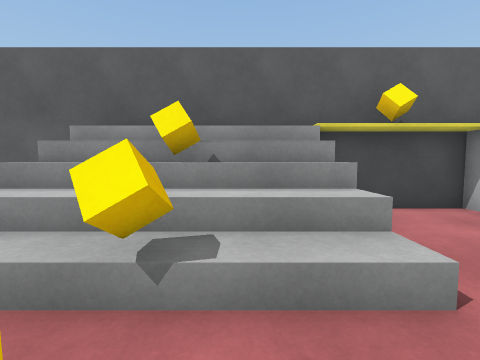
View 1 (above)

14 first-person views from a walk through a Unity game level. The camera is 1.2 m above the floor, tilts 4° down and sees 85° across. The floor is counted in squares, 1 m on a side. Each view is taken from the middle of a square. On the plan, view 1 faces up. The plan holds only what a view shows up to about 12 squares ahead; the rest is blank. The player is left out.

View 2
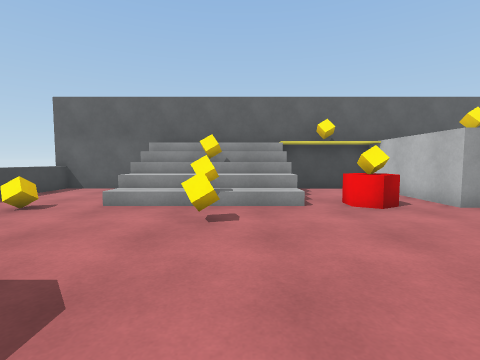

View 3
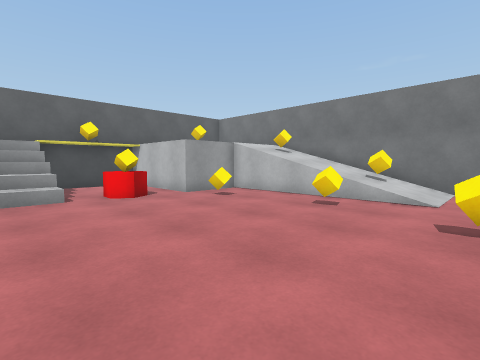

View 4
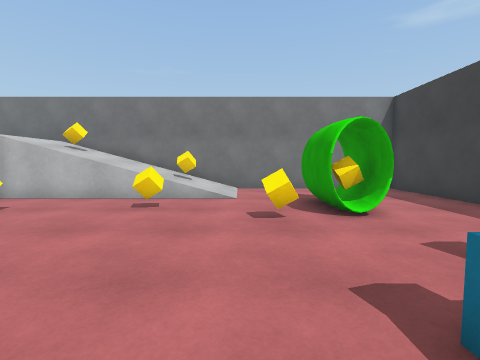

View 5
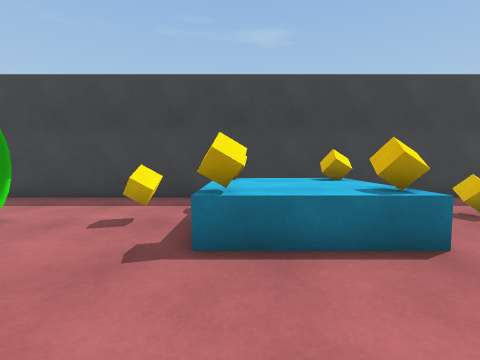

View 6
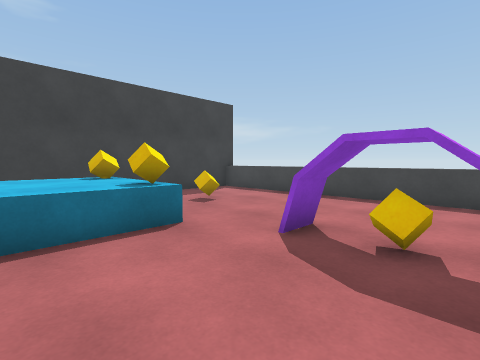

View 7
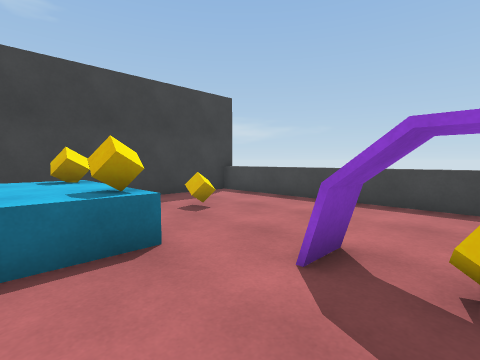

View 8
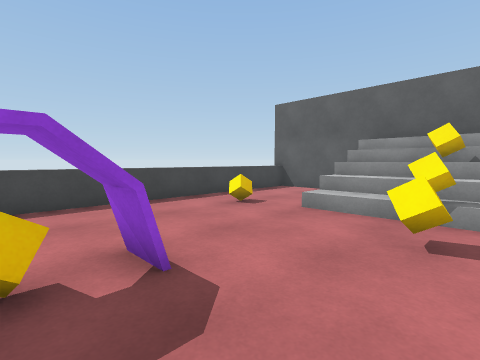

View 9
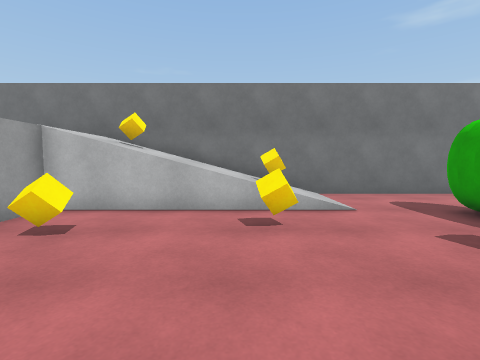

View 10
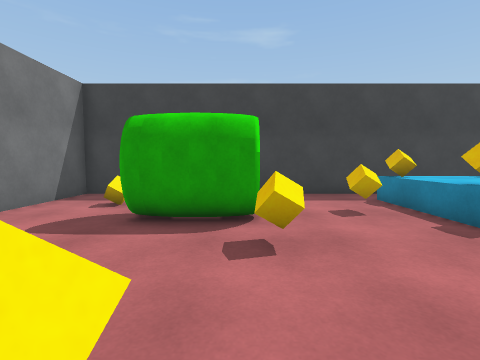

View 11
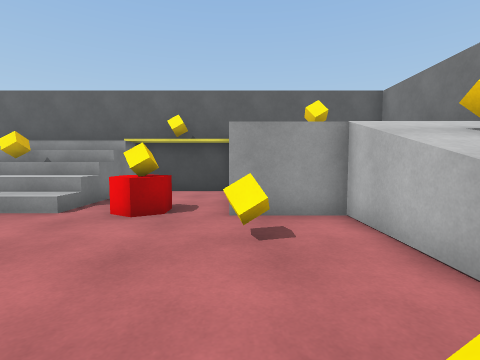

View 12
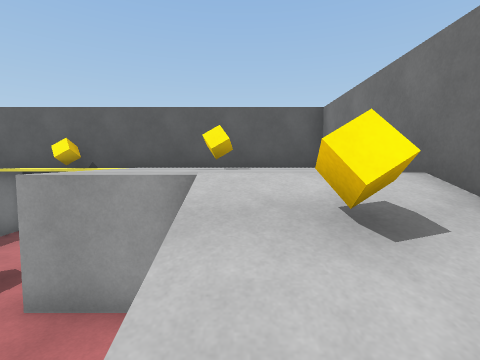

View 13
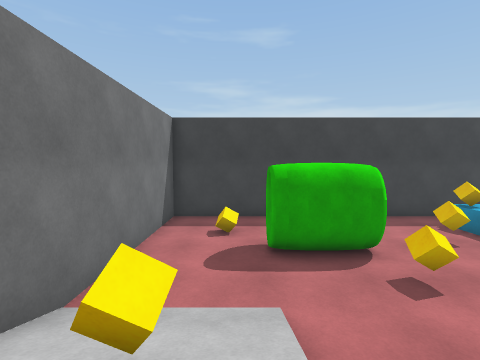

View 14
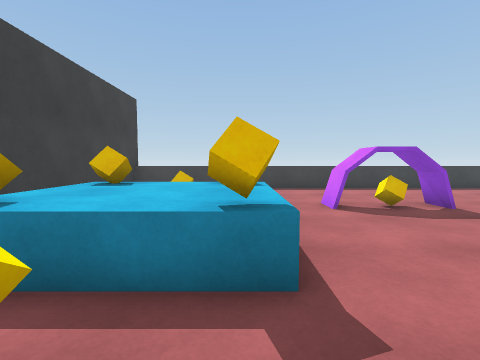

### Floor plan
Key: @ floor where view 1 was taken; # wall or solid block; x gap in a wall; . main floor; : floor 2 m higher than the main floor; / step, stairs or slope; = window, fence, low wall or low ledge; ^ raised ledge; v drop or lower ground; C cube.
Columns run from 8 left of view 1 to 12 right of it. Each row starts with its distance up from view 1.
  7 #####################
  6 =...#//////...:     #
  5 =...v//////...#:C:::#
  4 =...=//C///...#:::::#
  3 =...=//////xC.#:::::#
  2 =.C..//C//.CC.#:::::#
  1 =................///#
  0 =......C@.....C../C/#
 -1 =................///#
 -2 =................///#
 -3 =....^...........///#
 -4 =....#.........C./C/#
 -5 =....^...........///#
 -6 =...................#
 -7 =............C......#
 -8 =.....CC^CC...###...#
 -9 =.....^^^^.C..###...#
-10 =...C.CC^^.......C..#
-11 =.... CC^C..........#
-12 =....    ...........#
-13 #####################

Where each view was taken, in squares from view 1:
view 1: 0 up, 0 right, facing up
view 2: 5 down, 0 right, facing up
view 3: 7 down, 0 right, facing up-right
view 4: 6 down, 0 right, facing right
view 5: 4 down, 1 right, facing down
view 6: 3 down, 1 right, facing down-left
view 7: 4 down, 0 right, facing down-left
view 8: 4 down, 0 right, facing up-left
view 9: 3 down, 2 right, facing right
view 10: 3 down, 6 right, facing down
view 11: 4 down, 6 right, facing up
view 12: 2 down, 9 right, facing up
view 13: 2 down, 9 right, facing down
view 14: 8 down, 4 right, facing left
